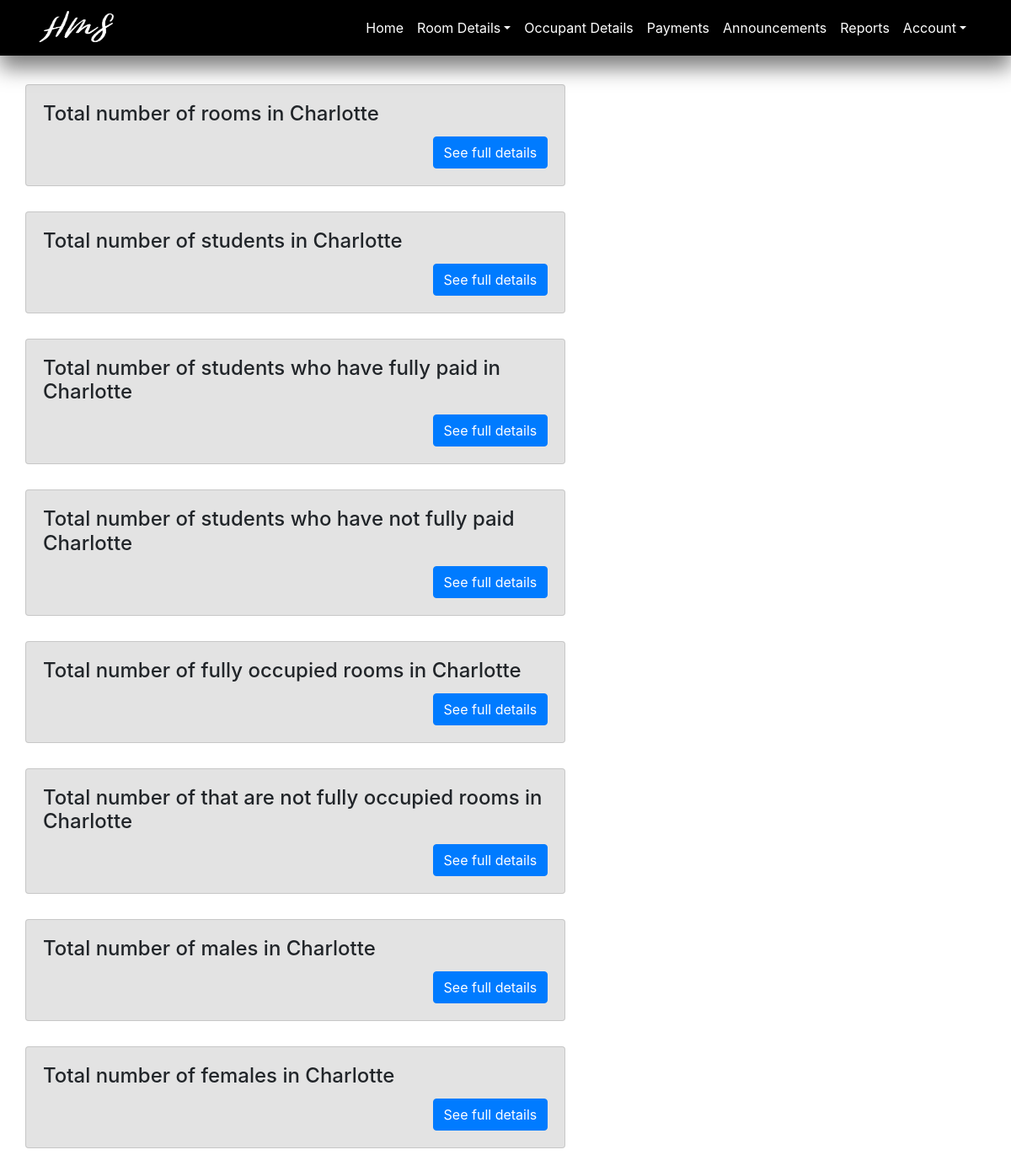
The app's page /admin/reports (signed in) with its own data.
### HMS/models.py (models this page shows, shortened)
class Hostel(db.Model):
    __tablename__ = "hostels"
    hostel_id = db.Column(db.Integer, primary_key=True)
    hostel_name = db.Column(db.String(30), unique=True)
    occupants = db.relationship('User', backref='hostel')
    rooms = db.relationship('Room', backref='hostel')
    beds = db.relationship('Beds', backref='hostel')
    desc = db.Column(db.Text, nullable=False)
    img = db.Column(db.String, nullable=False)

### HMS/routes.py (the view)
@app.route('/admin/reports', methods=['GET', 'POST'])
@login_required
def reports():
    if current_user.role == 'admin':
        hostelName = Hostel.query.filter_by(hostel_id=current_user.hostel_id).first().hostel_name
        return render_template('reports.html', title='Reports', hostelName=hostelName, reportContent=reportContent)
    else:
        return render_template('logInError.html')

### HMS/__init__.py (called while the page is built)
@app.before_request
def make_session_permanent():
    session.permanent = True
    app.permanent_session_lifetime = timedelta(minutes=60)

### HMS/models.py (called while the page is built)
@login_manager.user_loader
def load_user(user_id):
    return User.query.get(int(user_id))

### HMS/templates/reports.html
{% extends "admin_layout.html" %}
{% block content %}
    <div class="row">
        {% for i in reportContent.keys() %}
            <div class="card w-75" style="margin-bottom: 30px; background-color: #E3E3E3">
              <div class="card-body">
                <h4 class="card-title">{{reportContent[i] + hostelName}} </h4>
                <a style="float: right" href="{{ url_for('detailed_report', id = i) }}" class="btn btn-primary">See full details</a>
              </div>
            </div>
        {% endfor %}
    </div>
{% endblock %}

### records on screen
Hostel: reportContent[i]+hostelName "Total number of rooms in Charlotte" "Total number of students in Charlotte" "Total number of students who have fully paid in Charlotte" "Total number of students who have not fully paid Charlotte" "Total number of fully occupied rooms in Charlotte" "Total number of that are not fully occupied rooms in Charlotte" "Total number of males in Charlotte" "Total number of females in Charlotte"
